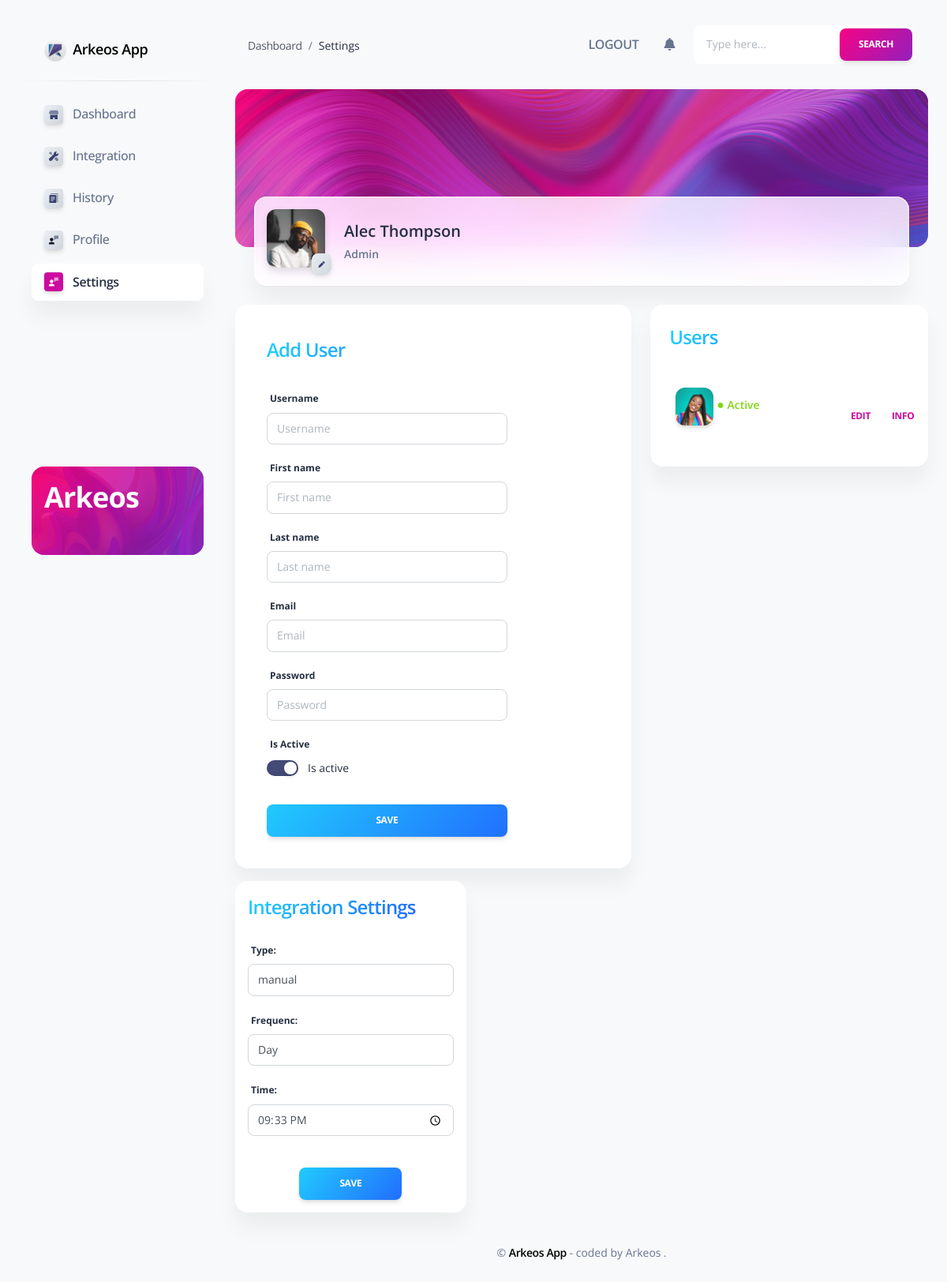
Page /settings/ (signed in) on the committed database.
### app/models.py (models this page shows, shortened)
class IntegrationSettings(models.Model):
    chois =(
        ('automatic','automatic'),
        ('manual','manual'))
    type = models.CharField("Type", max_length=50,  choices=chois)
    frequency =(
        ('day','day'),
        ('two_days','two days'),
        ('week','week'))
    frequenc = models.CharField("frequenc", max_length=50, choices=frequency)
    update_date = models.DateTimeField("update date", auto_now_add=True)
    time = models.TimeField("time", default="00:00:00", null=True)
    def __init__(self, *args, **kwargs):
        super(IntegrationSettings, self).__init__(*args, **kwargs)
        self.update_date=self.update_date

### app/decorators.py (the view)
        def wrapper_func(request, *args,**kwargs):
            group = None
            if request.user.groups.exists():
                group = request.user.groups.all()[0].name
            if group in allowedGroups:
                return view_func(request, *args, **kwargs)
            else:
                return redirect('/home')

### app/forms.py
class User_register(UserCreationForm):
    first_name = forms.CharField(
        widget=forms.TextInput(
            attrs={
                "placeholder": "First name",
                "class": "form-control",
                'checked' : 'checked'
            }
        ))
    last_name = forms.CharField(
        widget=forms.TextInput(
            attrs={
                "placeholder": "Last name",
                "class": "form-control"
            }
        ))
    username = forms.CharField(
        widget=forms.TextInput(
            attrs={
                "placeholder": "Username",
                "class": "form-control"
            }
        ))
    email = forms.EmailField(
        widget=forms.EmailInput(
            attrs={
                "placeholder": "Email",
                "class": "form-control"
            }
        ))
    password= forms.CharField(
        widget=forms.PasswordInput(
            attrs={
                "placeholder": "Password",
                "class": "form-control"
            }
        ))
    class Meta:
        model = User
        fields = ( 'first_name', 'last_name', 'username', 'email', 'password','is_active')

class IntegrationSettingsForm(forms.ModelForm):
    chois =(
        ('automatic','automatic'),
        ('manual','manual'))
    type = forms.ChoiceField(
        label="Type",
        initial='',
        choices=chois,
        widget=forms.Select(
            attrs={'class': 'form-control',
            'placeholder' : 'Type'}),
        required=True)
    frequency =(
        ('day','Day'),
        ('two_days','Two days'),
        ('week','Week'))
    frequenc = forms.ChoiceField(
        label="Frequenc",
        initial='',
        choices=frequency,
        widget=forms.Select(
            attrs={'class': 'form-control',
            'placeholder' : 'Frequenc'}),
        required=True)
    time = forms.TimeField(
        widget = forms.TimeInput(format='%H:%M', attrs={'class': 'form-control','type': 'time'}
        )
    )
    class Meta:
        model = IntegrationSettings
        fields = ('type', 'frequenc','time')

### app/views.py (called while the page is built)
def is_admin_test(request):
    group = None
    allowedGroups=["admin"]
    if request.user.groups.exists():
        group = request.user.groups.all()[0].name
    if group in allowedGroups:
        return True
    else:
        return False

### app/templates/home/admin/settings.html (shortened to what this page needs)
{% extends 'layouts/base.html' %}
{% block content %}
<div class="container-fluid">
  <div class="page-header min-height-200 border-radius-xl mt-4" style="background-image: url('/static/assets/img/curved-images/curved0.jpg'); background-position-y: 50%;">
    <span class="mask bg-gradient-primary opacity-6"></span>
  </div>
  <div class="card card-body blur shadow-blur mx-4 mt-n6">
    <div class="row gx-4">
      <div class="col-auto">
        <div class="avatar avatar-xl position-relative">
          <img src="/static/assets/img/bruce-mars.jpg" alt="..." class="w-100 border-radius-lg shadow-sm">
          <a href="javascript:;" class="btn btn-sm btn-icon-only bg-gradient-light position-absolute bottom-0 end-0 mb-n2 me-n2">
            <i class="fa fa-pen top-0" data-bs-toggle="tooltip" data-bs-placement="top" title="Edit Image"></i>
          </a>
        </div>
      </div>
      <div class="col-auto my-auto">
        <div class="h-100">
          <h5 class="mb-1">
            Alec Thompson
          </h5>
          <p class="mb-0 font-weight-bold text-sm">
            Admin
          </p>
        </div>
      </div>
    </div>
  </div>
</div>
<div class="container-fluid py-4">
  <div class="row ">
    <div class="col-xl-7 col-lg-5 col-md-5 d-flex flex-column mx-auto">
      <div class="card mb-3">
        <div class="card-body p-3">
          <div class="col-xl-9  ">
            <div class="card card-plain ">
              <div class="card-header  pb-0 text-left bg-transparent">
                  <h4 class="text-info text-gradient">
                    Add User
                  </h4>
              </div>
              <div class="card-body ">
                <form role="form " method="post" action="">
                  <label>Username</label>
                  <div class="mb-3">
                    {{ form.username }}
                  </div>
                  <label>First name</label>
                  <div class="mb-3">
                    {{ form.first_name }}
                  </div>
                  <label>Last name</label>
                  <div class="mb-3">
                    {{ form.last_name }}
                  </div>
                  <label>Email</label>
                  <div class="mb-3">
                    {{ form.email }}
                  </div>
                  <label>Password</label>
                  <div class="mb-3">
                    {{ form.password }}
                  </div>
                  <label>Is Active</label>
                  <div class="form-check form-switch">
                    <input class="form-check-input" type="checkbox" role="switch"  id="is_active" value={{form.is_active}}
                    <label class="form-check-label" for="is_active">Is active</label>
                  </div>
                  <div class="text-center">
                    <button type="submit" name="update" class="btn bg-gradient-info w-100 mt-4 mb-0">Save</button>
                  </div>
                </form>
              </div>
            </div>
          </div>
        </div>
      </div>
    </div>
    <div class="col-12 col-xl-5 col-md-5 d-flex flex-column mx-auto">
      <div class="card mb-4">
        <div class="card-header  pb-0 text-left bg-transparent">
          <h4 class="text-info text-gradient">Users</h4>
        </div>
        <div class="card-body p-3">
          <div class="accordion-1">
              <div class=" mx-auto">
                <div class="accordion" id="accordionRental">
                  <ul class="list-group border-0 py-3">
                    {% for user in users %}
                    <li class="list-group-item border-0 height-20 " >
                      <div class="d-flex mx-auto flex-column" style=" height: 60px;">
                        <h6 class="accordion-header" id="headingOne">
                          <div class="d-flex flex-column mx-auto">
                            <div class="row ">
                            <div class="col-xl-2 col-md-2 col-3">
                              <div class="avatar me-3">
                                <img src="/static/assets/img/kal-visuals-square.jpg" alt="kal" class="border-radius-lg shadow">
                              </div>
                            </div>
                            <div class="col-md-5 col-xl-5 col-4">
                              <div class="    ">
                                {% if user.is_active %}
                                <span class="text-success">●<small > Active</small></span>
                                {% else %}
                                <span class="text-danger">● <small>Inactive</small></span>
                                {% endif %}
                              </div>
                            </div>
                            <div class="col-md-2 col-2 col-xl-2">
                              <button class="accordion-button btn btn-link ">
                                <a class="btn btn-link   " href="/settings/user/update/{{user.id}}">Edit</a>
                              </button>
                            </div>
                            <div class="col-md-2 col-2 col-xl-2">
                              <button class="accordion-button btn btn-link " type="button" data-bs-toggle="collapse" data-bs-target="#m{{user.id}}" aria-expanded="false" aria-controls="collapseOne">
                                <a class="btn btn-link  " href="">Info</a>
                              </button>
                            </div>
                          </div>
                        </div>
                        </h6>
                      </div>
                    </li>
                    {% endfor %}
                  </ul>
                </div>
              </div>
            </div>
          </div>
        </div>
      </div>
    </div>
<div class="col-12 col-xl-4">
  <div class="card mb-4">
    <div class="card-header pb-0 p-3">
      <h4 class="text-info text-gradient">
        Integration Settings
      </h4>
    </div>
    <div class="card-body p-3">
        <form method="POST">
          {{ form_settings.as_p }}
          <div class="text-center">
            <button type="submit" name="update_settings" class="btn bg-gradient-info w-50 mt-4 mb-0">Save</button>
          </div>
        </form>
    </div>
  </div>
</div>
    {% include "includes/footer.html" %}
{% endblock content %}

### rows in the picture
IntegrationSettings: type "manual", frequenc "Day", time "21:33"
